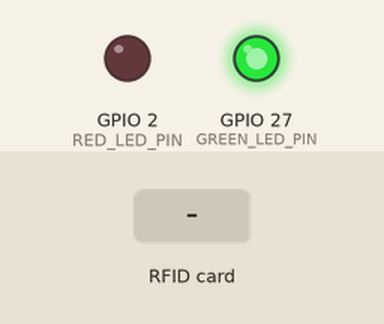
Simulated run of this sketch. Board: ESP32. Shown: output pins drawn as LEDs (lit = HIGH). The test bench sets the inputs (shaded band). WiFi joins after 1.5 s; servers stay silent unless stated; uploads are accepted with an empty reply; what the sketch prints to the serial monitor is not drawn.

Above: at 2.7 s.
2.8 s: RFID card 12 34 56 78 held to the reader
At 2.95 s:
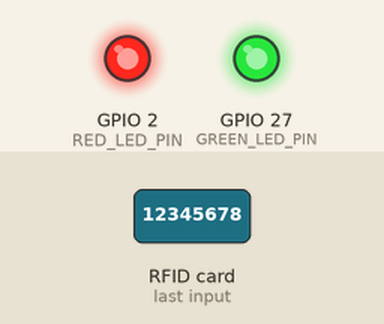
4.5 s: RFID card 5E 7A 19 C4 held to the reader
At 5.9 s:
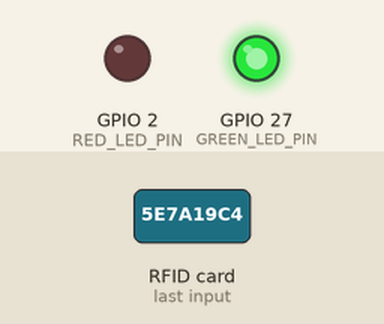
Timing chart, 0 to 7.5 s (numbered marks = the images above; inputs shaded):
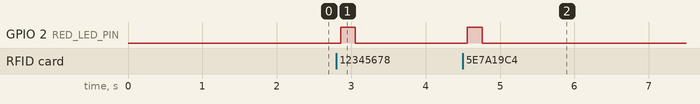

The sketch:

main.ino
```cpp
#include <WiFi.h>
#include <HTTPClient.h>
#include <SPI.h>
#include <MFRC522.h>

const char* ssid     = "Alchemistic";
const char* password = "12345678";

#define SS_PIN 5
#define RST_PIN 0

const char* serverUrl = "https://smart-cart-backend.onrender.com/user/cart/add";

#define GREEN_LED_PIN 27
#define RED_LED_PIN 2

MFRC522 mfrc522(SS_PIN, RST_PIN);

void setup() {
  Serial.begin(115200);
  SPI.begin();
  mfrc522.PCD_Init();
  Serial.println("Approximate your card to the reader...");

    pinMode(GREEN_LED_PIN, OUTPUT);
  pinMode(RED_LED_PIN, OUTPUT);

  WiFi.begin(ssid, password);
  while (WiFi.status() != WL_CONNECTED) {
    delay(500);
    Serial.print(".");
    digitalWrite(GREEN_LED_PIN, LOW);
  }
  Serial.println("");
  Serial.println("WiFi connected.");
  Serial.println("IP address: ");
  Serial.println(WiFi.localIP());
  digitalWrite(GREEN_LED_PIN, HIGH);
}

void loop() {
  mfrc522.PCD_Init();

  if (!mfrc522.PICC_IsNewCardPresent() || !mfrc522.PICC_ReadCardSerial()) {
    delay(50);
    return;
  }

  digitalWrite(RED_LED_PIN, HIGH);
  delay(200);
  digitalWrite(RED_LED_PIN, LOW);

  String rfid = "";
  for (byte i = 0; i < mfrc522.uid.size; i++) {
    rfid += String(mfrc522.uid.uidByte[i] < 0x10 ? "0" : "") + String(mfrc522.uid.uidByte[i], HEX);
  }
  rfid.toUpperCase();
  Serial.println("RFID: " + rfid);

  if (WiFi.status() == WL_CONNECTED) {
    HTTPClient http;
    String url = String(serverUrl) + "/64d7a894cd0a785b6158d15c/" + rfid;
    http.begin(url);
    http.addHeader("Content-Type", "application/json");

    int httpResponseCode = http.POST("");

    if (httpResponseCode > 0) {
      String response = http.getString();
      Serial.println("Response Code: " + httpResponseCode);
      Serial.println("Response: " + response);
    } else {
      Serial.print("Error on sending POST: ");
      Serial.println(httpResponseCode);
    }

    http.end();
  }

  delay(1000);
}
```

Measured:
- after the input at 2.8 s, GPIO 2 (RED_LED_PIN): LOW → HIGH after 0.06 s, → LOW 0.20 s later
- after the input at 4.5 s, GPIO 2 (RED_LED_PIN): LOW → HIGH after 0.06 s, → LOW 0.20 s later
